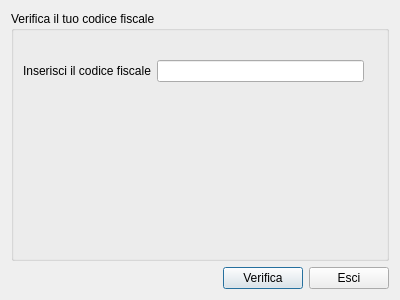
<?xml version="1.0" encoding="UTF-8"?>
<ui version="4.0">
 <class>verify_codicefiscale</class>
 <widget class="QDialog" name="verify_codicefiscale">
  <property name="geometry">
   <rect>
    <x>0</x>
    <y>0</y>
    <width>400</width>
    <height>300</height>
   </rect>
  </property>
  <property name="windowTitle">
   <string>Dialog</string>
  </property>
  <layout class="QGridLayout" name="gridLayout">
   <item row="0" column="0" colspan="3">
    <widget class="QGroupBox" name="groupBox">
     <property name="title">
      <string>Verifica il tuo codice fiscale</string>
     </property>
     <layout class="QGridLayout" name="gridLayout_2">
      <item row="3" column="0" colspan="2">
       <spacer name="verticalSpacer_2">
        <property name="orientation">
         <enum>Qt::Vertical</enum>
        </property>
        <property name="sizeHint" stdset="0">
         <size>
          <width>20</width>
          <height>40</height>
         </size>
        </property>
       </spacer>
      </item>
      <item row="2" column="0" colspan="2">
       <widget class="QLabel" name="es_er">
        <property name="text">
         <string/>
        </property>
        <property name="alignment">
         <set>Qt::AlignCenter</set>
        </property>
       </widget>
      </item>
      <item row="1" column="0">
       <widget class="QLabel" name="label">
        <property name="text">
         <string>Inserisci il codice fiscale</string>
        </property>
       </widget>
      </item>
      <item row="1" column="1">
       <widget class="QLineEdit" name="codice_fis"/>
      </item>
      <item row="1" column="2">
       <widget class="QLabel" name="icona">
        <property name="text">
         <string/>
        </property>
        <property name="alignment">
         <set>Qt::AlignCenter</set>
        </property>
       </widget>
      </item>
      <item row="0" column="0" colspan="3">
       <widget class="QLabel" name="label_2">
        <property name="text">
         <string/>
        </property>
        <property name="pixmap">
         <pixmap resource="../cod_fisc.qrc">:/images/codice_fiscale_logo.png</pixmap>
        </property>
        <property name="scaledContents">
         <bool>true</bool>
        </property>
        <property name="alignment">
         <set>Qt::AlignCenter</set>
        </property>
       </widget>
      </item>
     </layout>
    </widget>
   </item>
   <item row="1" column="0">
    <spacer name="horizontalSpacer">
     <property name="orientation">
      <enum>Qt::Horizontal</enum>
     </property>
     <property name="sizeHint" stdset="0">
      <size>
       <width>211</width>
       <height>20</height>
      </size>
     </property>
    </spacer>
   </item>
   <item row="1" column="1">
    <widget class="QPushButton" name="verifica">
     <property name="text">
      <string>Verifica</string>
     </property>
     <property name="icon">
      <iconset resource="../cod_fisc.qrc">
       <normaloff>:/images/iva.png</normaloff>:/images/iva.png</iconset>
     </property>
    </widget>
   </item>
   <item row="1" column="2">
    <widget class="QPushButton" name="esci">
     <property name="text">
      <string>Esci</string>
     </property>
     <property name="icon">
      <iconset resource="../cod_fisc.qrc">
       <normaloff>:/images/dialog-close.png</normaloff>:/images/dialog-close.png</iconset>
     </property>
    </widget>
   </item>
  </layout>
 </widget>
 <resources>
  <include location="../cod_fisc.qrc"/>
 </resources>
 <connections/>
</ui>
